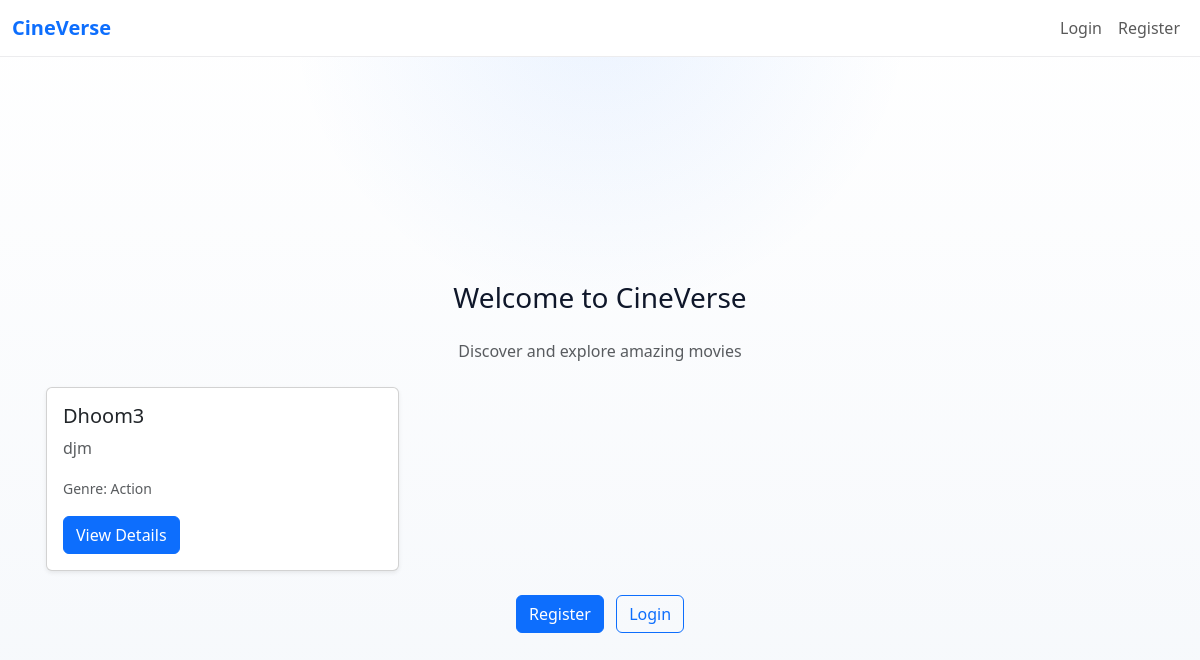
The app's page /, older data.
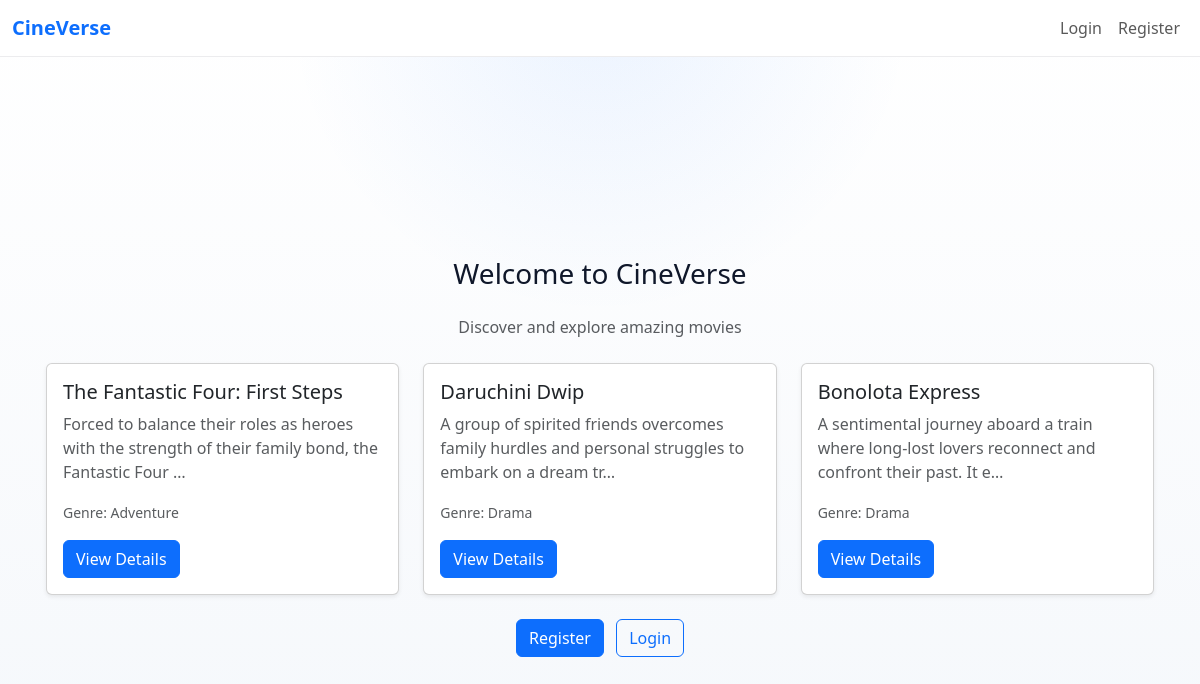
The same page, newer data.
### movie_app/models.py (models this page shows, shortened)
class Movie(models.Model):
    title = models.CharField(max_length=200)
    description = models.TextField()
    release_date = models.DateField()
    genre = models.ForeignKey(Genre, on_delete=models.CASCADE)

class Genre(models.Model):
    name = models.CharField(max_length=100)

### cineverses/views.py (the view)
# urls.py: 2. Add a URL to urlpatterns:  path('', views.home, name='home')
def home(request):
    movies = Movie.objects.all()
    return render(request, "home.html",{"movies": movies})

### templates/home.html (shortened to what this page needs)
{% extends 'base.html' %}
{% block content %}
<div class="container px-3">
  <div class="text-center mb-4">
    <h1 class="h3 mb-4">Welcome to CineVerse</h1>
    <p class="text-muted">Discover and explore amazing movies</p>
  </div>
  <div class="row g-4">
    {% for movie in movies %}
    <div class="col-md-6 col-lg-4">
      <div class="card h-100 shadow-sm">
        <div class="card-body">
          <h5 class="card-title">{{ movie.title }}</h5>
          <p class="card-text text-muted">
            {{ movie.description|truncatechars:100 }}
          </p>
          <p class="card-text">
            <small class="text-muted">
              Genre: {{ movie.genre.name }}
            </small>
          </p>
          <a href="{% url 'movie_app:movie_detail' movie.id %}" class="btn btn-primary">
            View Details
          </a>
        </div>
      </div>
    </div>
    {% empty %}
    <div class="col-12 text-center">
      <p class="text-muted">No movies available yet.</p>
    </div>
    {% endfor %}
  </div>
  {% if user.is_authenticated %}
  <div class="text-center mt-4">
    <form method="POST" action="{% url 'user:logout_user' %}" class="d-inline">
      {% csrf_token %}
      <button type="submit" class="btn btn-outline-primary">
        Logout
      </button>
    </form>
  </div>
  {% else %}
  <div class="text-center mt-4">
    <a href="{% url 'user:register_user' %}" class="btn btn-primary me-2">
      Register
    </a>
    <a href="{% url 'user:login_user' %}" class="btn btn-outline-primary">
      Login
    </a>
  </div>
  {% endif %}
</div>
{% endblock %}

### templates/base.html (shortened to what this page needs)
<!doctype html>
<html lang="en">
  <head>
    <link
      href="https://cdn.jsdelivr.net/npm/bootstrap@5.3.8/dist/css/bootstrap.min.css"
      rel="stylesheet"
    />
  </head>
  <body>
    {% include 'navbar.html' %}
    <main class="page-shell d-flex align-items-center py-5">
      {% block content %}{% endblock content %}
    </main>
  </body>
</html>

### templates/navbar.html (shortened to what this page needs)
<nav class="navbar navbar-expand-lg navbar-light bg-white border-bottom" style="border-color: var(--cv-border) !important;">
  <div class="container-fluid">
    <a class="navbar-brand fw-bold" href="{% url 'movie_app:movie_list' %}">
      <span style="color: #0d6efd;">CineVerse</span>
    </a>
    <div class="collapse navbar-collapse" id="navbarNav">
      <ul class="navbar-nav ms-auto">
          {% if user.is_authenticated %}
          <li class="nav-item">
            <a class="nav-link" href="{% url 'movie_app:movie_list' %}">
              Movies
            </a>
          </li>
          <li class="nav-item">
            <a class="nav-link" href="{% url 'movie_app:add_movie' %}">
              Add Movie
            </a>
          </li>
  <li class="nav-item">
    <a class="nav-link" href="{% url 'movie_app:home' %}">
      Home
    </a>
  </li>
  <li class="nav-item dropdown">
    <a class="nav-link dropdown-toggle" href="#" data-bs-toggle="dropdown">
      Genres
    </a>
    <ul class="dropdown-menu">
      <li><a class="dropdown-item" href="{% url 'movie_app:genre_list' %}">All Genres</a></li>
      <li><a class="dropdown-item" href="#">Action</a></li>
      <li><a class="dropdown-item" href="#">Comedy</a></li>
      <li><a class="dropdown-item" href="#">Romance</a></li>
      <li><a class="dropdown-item" href="#">Horror</a></li>
      <li><a class="dropdown-item" href="#">Thrille</a></li>
      <li><a class="dropdown-item" href="#">Adventure</a></li>
    </ul>
  </li>
  <li class="nav-item dropdown">
    <a class="nav-link dropdown-toggle" href="#" data-bs-toggle="dropdown">
      Reviews
    </a>
    <ul class="dropdown-menu">
      <li><a class="dropdown-item" href="{% url 'movie_app:all_reviews' %}">All Reviews</a></li>
      {% if user.is_authenticated %}
    <li><a class="dropdown-item" href="{% url 'movie_app:my_reviews' %}">My Reviews</a></li>
    <li><a class="dropdown-item" href="{% url 'movie_app:add_review' %}">Add Review</a></li>
    {% endif %}
    <li><a class="dropdown-item" href="{% url 'movie_app:top_reviews' %}">Top Rated</a></li>
    </ul>
  </li>
          <li class="nav-item dropdown">
            <a
              class="nav-link dropdown-toggle"
              href="#"
              id="profileDropdown"
              role="button"
              data-bs-toggle="dropdown"
              aria-expanded="false"
            >
              {{ user.username }}
            </a>
            <ul class="dropdown-menu dropdown-menu-end" aria-labelledby="profileDropdown">
              <li>
                <a class="dropdown-item" href="{% url 'user:user_profile' %}">
                  Profile
                </a>
              </li>
              <li>
                <a class="dropdown-item" href="{% url 'user:update_profile' %}">
                  Update Profile
                </a>
              </li>
              <li>
                <hr class="dropdown-divider" />
              </li>
              <li>
                <a class="dropdown-item" href="{% url 'user:logout_user' %}">
                  Logout
                </a>
              </li>
            </ul>
          </li>
        {% else %}
          <li class="nav-item">
            <a class="nav-link" href="{% url 'user:login_user' %}">
              Login
            </a>
          </li>
           <li class="nav-item">
            <a class="nav-link" href="{% url 'user:register_user' %}">
              Register
            </a>
          </li>
        {% endif %}
      </ul>
    </div>
  </div>
</nav>

### templates/base.html (style rules this page uses)
:root { --cv-bg: #f4f7fb; --cv-surface: rgba(255, 255, 255, 0.92); --cv-border: rgba(15, 23, 42, 0.08); --cv-text: #0f172a; --cv-muted: #64748b; }
body { background: radial-gradient( circle at top, rgba(13, 110, 253, 0.08), transparent 30% ), linear-gradient(180deg, #ffffff 0%, var(--cv-bg) 100%); color: var(--cv-text); }
.page-shell { min-height: 100vh; }

Row changes from the older to the newer data that the page shows:
removed Movie: title "Dhoom3", description "djm", genre.name "Action"
added Movie: title "The Fantastic Four: First Steps", description "Forced to balance their roles as heroes with the strength of their family bond, the Fantastic Four …", genre.name "Adventure"
added Movie: title "Daruchini Dwip", description "A group of spirited friends overcomes family hurdles and personal struggles to embark on a dream tr…", genre.name "Drama"
added Movie: title "Bonolota Express", description "A sentimental journey aboard a train where long-lost lovers reconnect and confront their past. It e…", genre.name "Drama"
